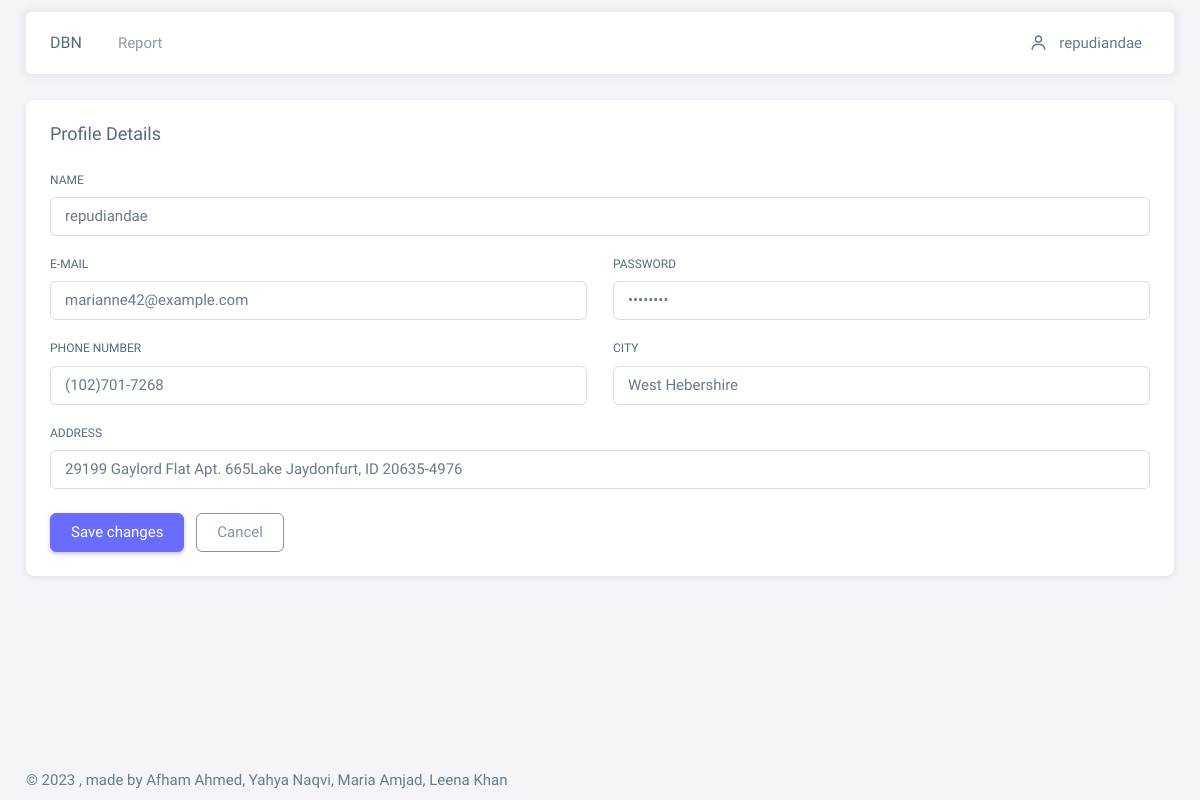
Screenshot of /account.php (signed in) with the database file from the repository.
### tables this page shows
CREATE TABLE `employees` (
  `id` int(11) NOT NULL,
  `status` tinyint(4) NOT NULL,
  `name` varchar(255) NOT NULL,
  `email` varchar(255) NOT NULL,
  `password` varchar(255) NOT NULL,
  `image` varchar(255) NOT NULL,
  `phone` varchar(15) NOT NULL,
  `country` varchar(255) NOT NULL,
  `city` varchar(255) NOT NULL,
  `address` varchar(255) NOT NULL,
  `monthly_target` int(11) NOT NULL,
  `created_at` timestamp NOT NULL DEFAULT current_timestamp()
);

### src/functions/myfunctions.php (called while the page is built, shortened)
<?php
require_once("config.php");
function getById($tablename, $id)
{
    global $conn;
    $view_query = "select * from $tablename where id = $id";
    return (mysqli_query($conn, $view_query));
}

### src/account.php (the view, shortened to what this page needs)
<!DOCTYPE html>
<html lang="en">
<?php
include_once('includes/header.php');
?>
<body>
    <div class="layout-wrapper layout-content-navbar">
      <div class="layout-container">
        <div class="layout-page">
        <?php
        include_once('includes/navbar.php');
        ?>
          <div class="content-wrapper">
            <div class="container-xxl flex-grow-1 container-p-y">
              <div class="row">
                <div class="col-md-12">
                  <div class="card mb-4">
                    <h5 class="card-header">Profile Details</h5>
                    <div class="card-body">
                      <?php
                      $id = $_SESSION['auth_user']['userid'];
                      $profile = mysqli_fetch_assoc( getById('employees', $id));
                      ?>
                      <form action = "code.php" id="formAccountSettings" method="POST" enctype="multipart/form-data">
                        <div class="row">
                          <div class="mb-3 col-md-12">
                            <label for="Name" class="form-label">Name</label>
                            <input
                              class="form-control"
                              type="text"
                              id="name"
                              name="name"
                              value="<?= $profile['name'] ?>"
                              autofocus
                            />
                          </div>
                          <div class="mb-3 col-md-6">
                            <label for="email" class="form-label">E-mail</label>
                            <input
                              class="form-control"
                              type="email"
                              id="email"
                              name="email"
                              value="<?= $profile['email'] ?>"
                              placeholder="john.doe@example.com"
                            />
                          </div>
                          <div class="mb-3 col-md-6">
                            <label for="password" class="form-label">Password</label>
                            <input type="password" class="form-control" id="password" name="password" value="<?= $profile['password'] ?>" placeholder="Address" />
                          </div>
                          <div class="mb-3 col-md-6">
                            <label class="form-label" for="phoneNumber">Phone Number</label>
                            <div class="input-group input-group-merge">
                              <input
                                type="text"
                                id="phoneNumber"
                                name="phone"
                                class="form-control"
                                value="<?= $profile['phone'] ?>"
                                placeholder="0311 2075 188"
                              />
                            </div>
                          </div>
                          <div class="mb-3 col-md-6">
                            <label for="state" class="form-label">City</label>
                            <input class="form-control" type="text" id="state" name="city" value="<?= $profile['city'] ?>" placeholder="Mirpurkhas" />
                          </div>
                          <div class="mb-3 col-md-12">
                            <label for="address" class="form-label">Address</label>
                            <input type="text" class="form-control" id="address" name="address" value="<?= $profile['address'] ?>" placeholder="Address" />
                          </div>
                        </div>
                        <div class="mt-2">
                          <button type="submit" name="edit_account_btn" class="btn btn-primary me-2">Save changes</button>
                          <button type="reset" class="btn btn-outline-secondary">Cancel</button>
                        </div>
                      </form>
                    </div>
                  </div>
                </div>
              </div>
            </div>
            <?php
            include_once('includes/footer.php');
            ?>
        </div>
        </div>
      </div>
    </div>
</body>
</html>

### rows the page displays
employees: name "repudiandae", email "marianne42@example.com", phone "(102)701-7268", city "West Hebershire", address "29199 Gaylord Flat Apt. 665Lake Jaydonfurt, ID 20635-4976"

### other values shown
$_SESSION['auth_user']['name'] "repudiandae"
